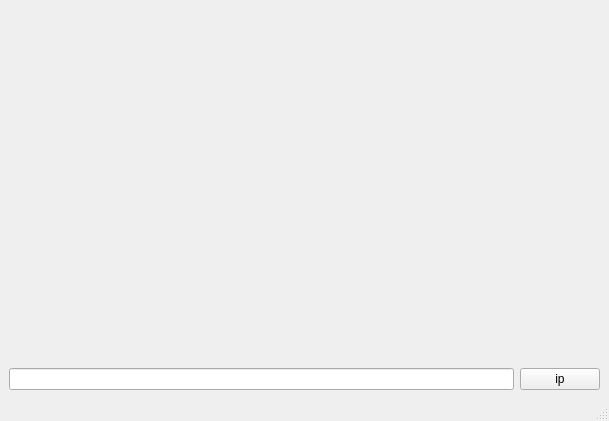
<?xml version="1.0" encoding="UTF-8"?>
<ui version="4.0">
 <class>MainWindow</class>
 <widget class="QMainWindow" name="MainWindow">
  <property name="geometry">
   <rect>
    <x>0</x>
    <y>0</y>
    <width>609</width>
    <height>421</height>
   </rect>
  </property>
  <property name="windowTitle">
   <string>MainWindow</string>
  </property>
  <widget class="QWidget" name="centralwidget">
   <layout class="QGridLayout" name="gridLayout">
    <item row="0" column="0" colspan="2">
     <widget class="QLabel" name="label">
      <property name="text">
       <string/>
      </property>
     </widget>
    </item>
    <item row="1" column="0">
     <widget class="QLineEdit" name="input_ip"/>
    </item>
    <item row="1" column="1">
     <widget class="QPushButton" name="ipButton">
      <property name="text">
       <string>ip</string>
      </property>
     </widget>
    </item>
   </layout>
  </widget>
  <widget class="QMenuBar" name="menubar">
   <property name="geometry">
    <rect>
     <x>0</x>
     <y>0</y>
     <width>609</width>
     <height>28</height>
    </rect>
   </property>
  </widget>
  <widget class="QStatusBar" name="statusbar"/>
 </widget>
 <resources/>
 <connections/>
</ui>
